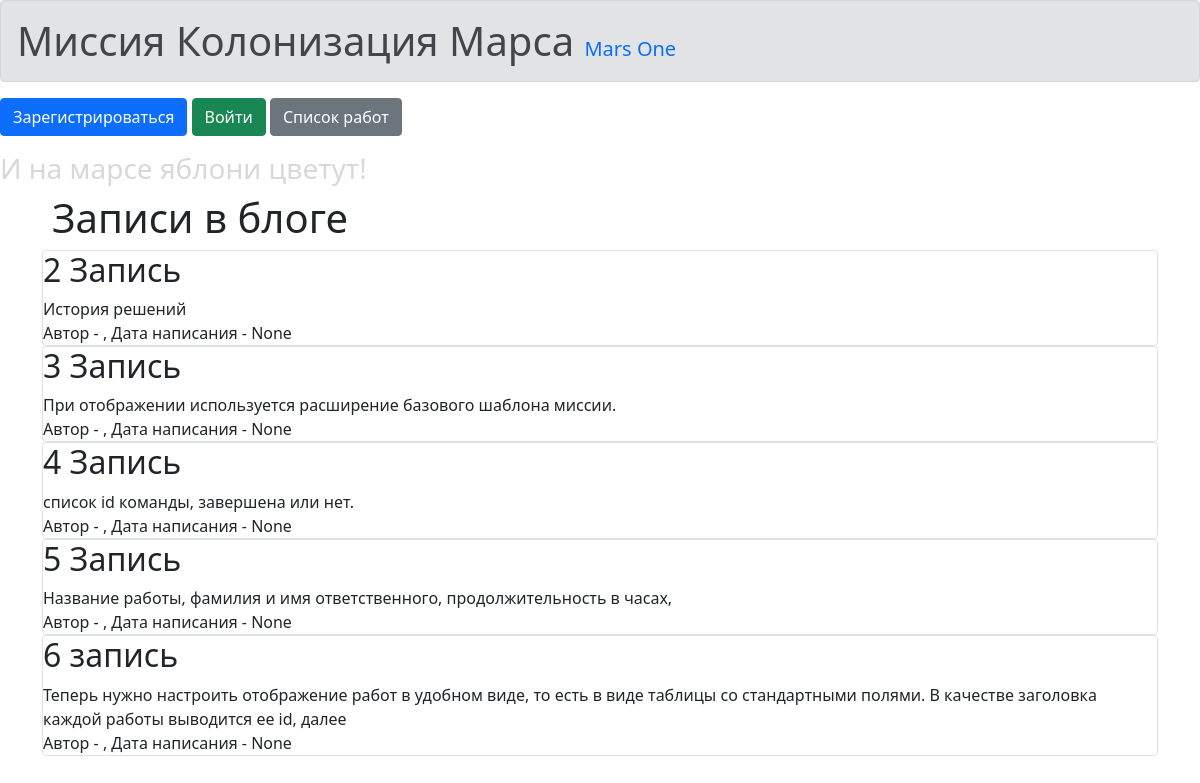
The app's page /, older data.
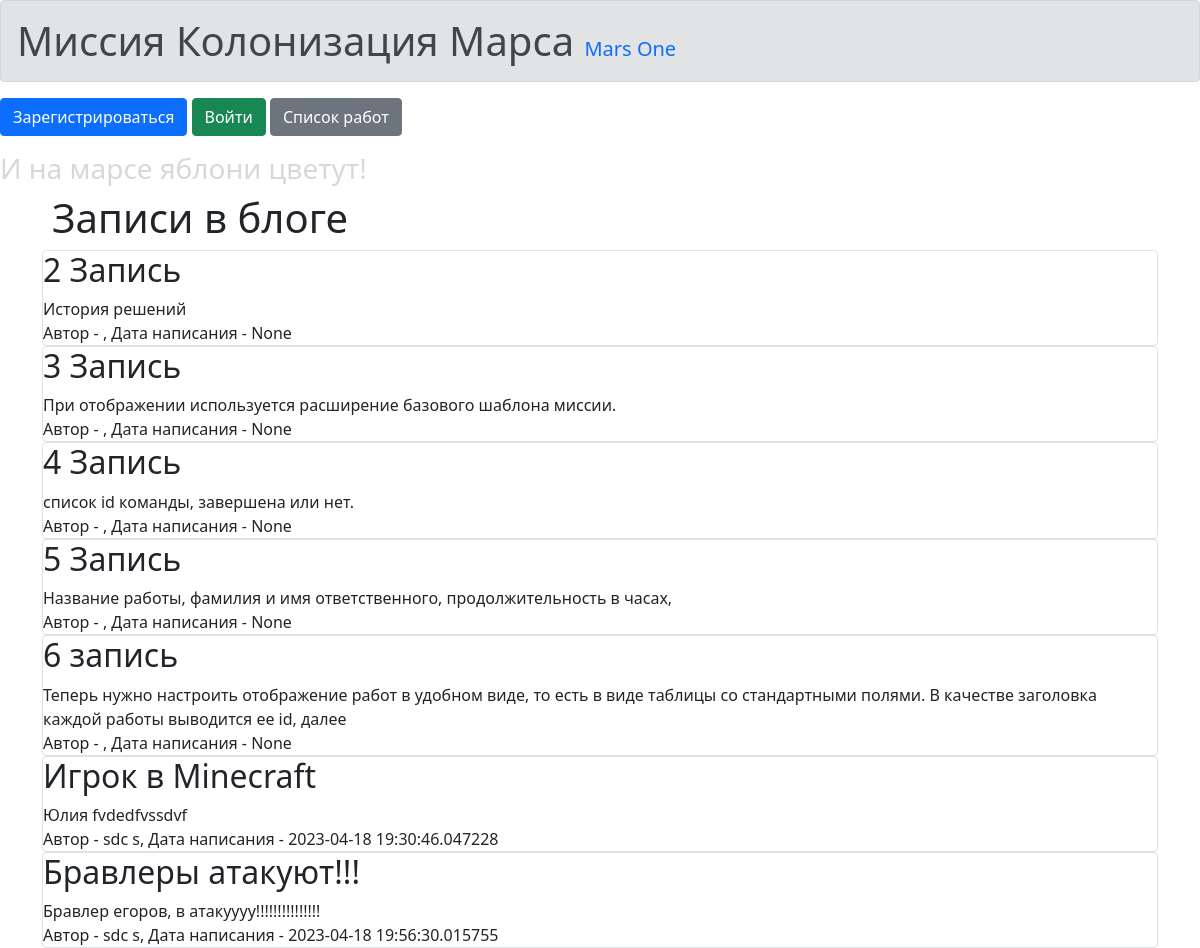
The same page, newer data.
### data/news.py (models this page shows, shortened)
class News(SqlAlchemyBase, UserMixin):
    __tablename__ = 'news'
    id = sqlalchemy.Column(sqlalchemy.Integer,
                           primary_key=True, autoincrement=True)
    title = sqlalchemy.Column(sqlalchemy.String, nullable=True)
    content = sqlalchemy.Column(sqlalchemy.String, nullable=True)
    created_date = sqlalchemy.Column(sqlalchemy.DateTime,
                                     default=datetime.datetime.now)
    is_private = sqlalchemy.Column(sqlalchemy.Boolean, default=True)
    user_id = sqlalchemy.Column(sqlalchemy.Integer,
                                sqlalchemy.ForeignKey("users.id"))
    user = orm.relationship('User')

### data/users.py (models this page shows, shortened)
class User(SqlAlchemyBase, UserMixin):
    __tablename__ = 'users'
    id = sqlalchemy.Column(sqlalchemy.Integer, primary_key=True, autoincrement=True)
    surname = sqlalchemy.Column(sqlalchemy.String, nullable=True)
    name = sqlalchemy.Column(sqlalchemy.String, nullable=True)
    age = sqlalchemy.Column(sqlalchemy.Integer, nullable=True)
    position = sqlalchemy.Column(sqlalchemy.String, nullable=True)
    speciality = sqlalchemy.Column(sqlalchemy.String, nullable=True)
    address = sqlalchemy.Column(sqlalchemy.String, nullable=True)
    email = sqlalchemy.Column(sqlalchemy.String, unique=True)
    hashed_password = sqlalchemy.Column(sqlalchemy.String, nullable=True)
    modified_date = sqlalchemy.Column(sqlalchemy.DateTime, nullable=True)
    news = orm.relationship("News", back_populates='user')

### main.py (the view)
@app.route("/")
def index():
    if current_user.is_authenticated:
        news = db_sess.query(News).filter(
            (News.user == current_user) | (News.is_private != True))
    else:
        news = db_sess.query(News).filter(News.is_private != True)
    return render_template("index.html", news=news)

### templates/index.html (shortened to what this page needs)
{% extends "base.html" %}
{% block content %}
<h1>Записи в блоге</h1>
{% for item in news%}
<div class="col-md6 border rounded">
    <h2>{{item.title}}</h2>
    <div>
        {{item.content}}
    </div>
    <div>
        Автор - {{item.user.name}}, Дата написания - {{item.created_date}}
    </div>
</div>
{% endfor %}
{% endblock %}

### templates/base.html (shortened to what this page needs)
<!DOCTYPE html>
<html lang="ru">
<head>
    <link rel="stylesheet" href="../static/css/styles.css">
    <link rel="stylesheet" href="../static/css/bootstrap.min.css">
    <link rel="stylesheet" href="../static/css/fontello.css">
    <h1 class="alert alert-secondary" role="alert">Миссия Колонизация Марса                   <a class="navbar-brand" href="">Mars One</a></h1>
    {% if current_user.is_authenticated %}
    <a class="btn btn-primary" href="/logout">{{ current_user.name }}</a>
    <a href="/addjob" class="btn btn-secondary">Добавить работу</a>
    <a href="news" class="btn btn-secondary">Добавить новость</a>
    <a href="/jobs" class="btn btn-secondary">Список работ</a>
    {% else %}
    <p>
        <a class="btn btn-primary" href="/register">Зарегистрироваться</a>
        <a class="btn btn-success" href="/login">Войти</a>
        <a href="/jobs" class="btn btn-secondary">Список работ</a>
    </p>
    {% endif %}
</head>
<body>
    <h3>И на марсе яблони цветут!</h3>
    <main class="container">
        {% block content %}
        {% endblock %}
    </main>
</body>
</html>

### static/css/styles.css (style rules this page uses)
h1 { size: 60px; padding-left: 10px; }
h2 { size: 20px; }
h3 { color: #d7d8da; }
p { border-left: 60px; }
main.container { border-left: 60px; }

Row changes from the older to the newer data that the page shows:
added News: title "Игрок в Minecraft", content "Юлия fvdedfvssdvf", user.name "sdc s", created_date "2023-04-18 19:30:46.047228"
added News: title "Бравлеры атакуют!!!", content "Бравлер егоров, в атакуууу!!!!!!!!!!!!!!!", user.name "sdc s", created_date "2023-04-18 19:56:30.015755"
